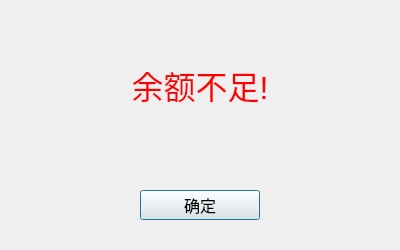
<?xml version="1.0" encoding="UTF-8"?>
<ui version="4.0">
 <class>Nomoney</class>
 <widget class="QDialog" name="Nomoney">
  <property name="geometry">
   <rect>
    <x>0</x>
    <y>0</y>
    <width>400</width>
    <height>250</height>
   </rect>
  </property>
  <property name="minimumSize">
   <size>
    <width>400</width>
    <height>250</height>
   </size>
  </property>
  <property name="maximumSize">
   <size>
    <width>400</width>
    <height>250</height>
   </size>
  </property>
  <property name="windowTitle">
   <string>Dialog</string>
  </property>
  <widget class="QLabel" name="label">
   <property name="geometry">
    <rect>
     <x>70</x>
     <y>60</y>
     <width>260</width>
     <height>50</height>
    </rect>
   </property>
   <property name="font">
    <font>
     <pointsize>24</pointsize>
    </font>
   </property>
   <property name="styleSheet">
    <string notr="true">color: rgb(255, 0, 0);</string>
   </property>
   <property name="text">
    <string>余额不足!</string>
   </property>
   <property name="alignment">
    <set>Qt::AlignCenter</set>
   </property>
  </widget>
  <widget class="QPushButton" name="pushButton">
   <property name="geometry">
    <rect>
     <x>140</x>
     <y>190</y>
     <width>120</width>
     <height>30</height>
    </rect>
   </property>
   <property name="font">
    <font>
     <pointsize>12</pointsize>
    </font>
   </property>
   <property name="text">
    <string>确定</string>
   </property>
  </widget>
 </widget>
 <resources/>
 <connections/>
</ui>
